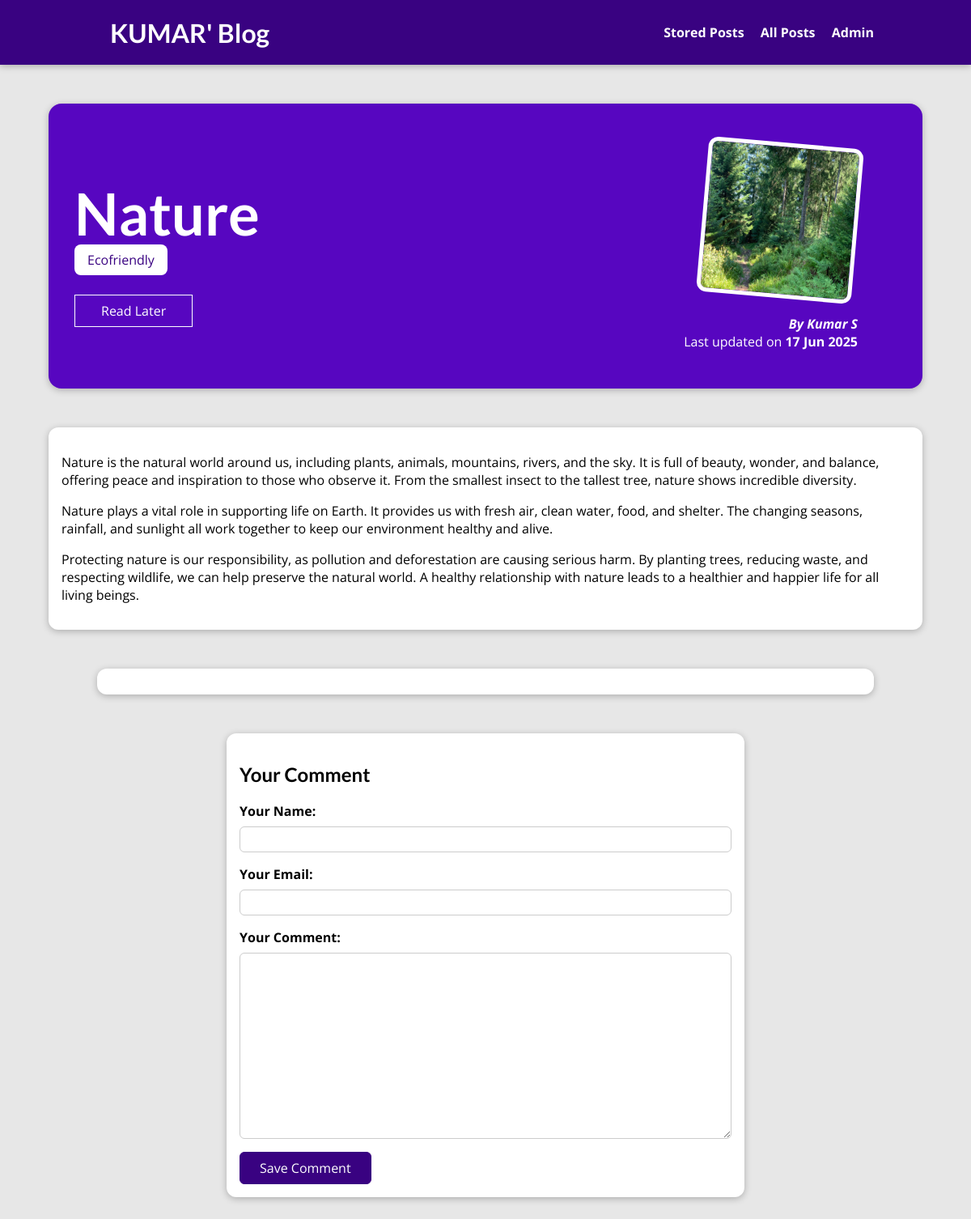
Page /posts/nature on the committed database.
### blog/models.py (models this page shows, shortened)
class Post(models.Model):
    title = models.CharField(max_length=150)
    excerpt = models.CharField(max_length=200)
    image = models.ImageField(upload_to="posts", null=True)
    date = models.DateField(auto_now=True)
    slug = models.SlugField(unique=True, db_index=True)
    content = models.TextField(validators=[MinLengthValidator(10)])
    author = models.ForeignKey(
        Author, on_delete=models.SET_NULL, null=True, related_name="posts")
    tags = models.ManyToManyField(Tag)

class Tag(models.Model):
    caption = models.CharField(max_length=20)

class Author(models.Model):
    first_name = models.CharField(max_length=100)
    last_name = models.CharField(max_length=100)
    email_address = models.EmailField()
    def full_name(self):
        return f"{self.first_name} {self.last_name}"
    def __str__(self):
        return self.full_name()

### blog/views.py (the view, shortened to what this page needs)
# urls.py: path("posts/<slug:slug>", views.SinglePostView.as_view(),
class SinglePostView(View):
    def is_stored_post(self, request, post_id):
        stored_posts = request.session.get("stored_posts")
        if stored_posts is not None:
          is_saved_for_later = post_id in stored_posts
        else:
          is_saved_for_later = False
        return is_saved_for_later
    def get(self, request, slug):
        post = Post.objects.get(slug=slug)
        context = {
            "post": post,
            "post_tags": post.tags.all(),
            "comment_form": CommentForm(),
            "comments": post.comments.all().order_by("-id"),
            "saved_for_later": self.is_stored_post(request, post.id)
        }
        return render(request, "blog/post-detail.html", context)

### blog/forms.py
class CommentForm(forms.ModelForm):
    class Meta:
        model = Comment
        exclude = ["post"]
        labels = {
          "user_name": "Your Name",
          "user_email": "Your Email",
          "text": "Your Comment"
        }

### blog/templates/blog/post-detail.html (shortened to what this page needs)
{% extends "base.html" %}
{% load static %}
{% block css_files %}
<link rel="stylesheet" href="{% static "blog/post-detail.css" %}" />
{% endblock %}
{% block content %}
<section id="summary">
  <h2>{{ post.title }}</h2>
  <div>
    {% for tag in post_tags %}
      <span class="tag">{{ tag.caption }}</span>
    {% endfor %}
  </div>
  <div id="read-later">
    <form action="{% url "read-later" %}" method="POST">
      <button>
        {% if saved_for_later %}
          Remove from "Read Later" List
        {% else %}
          Read Later
        {% endif %}
      </button>
    </form>
  </div>
  <article>
    <img src="{{ post.image.url }}" alt="{{ post.title }}" />
    <address>By <a href="mailto:{{ post.author.email_address }}">{{ post.author }}</a></address>
    <div>Last updated on <time>{{ post.date|date:"d M Y" }}</time></div>
  </article>
</section>
<main>
  {{ post.content|linebreaks }}
</main>
<section id="comments">
</section>
<section id="comment-form">
  <h2>Your Comment</h2>
  <form action="{% url "post-detail-page" post.slug %}" method="POST">
    {% for form_field in comment_form %}
      <div class="form-control {% if form_field.errors %}invalid{% endif %}">
        {{ form_field.label_tag }}
        {{ form_field }}
      </div>
    {% endfor %}
    <button>Save Comment</button>
  </form>
</section>
{% endblock %}

### static/app.css (style rules this page uses)
* { box-sizing: border-box; }
html { font-family: 'Open Sans', 'Lato', sans-serif; }
body { margin: 0; }
h1, h2, h3 { font-family: 'Lato', sans-serif; font-weight: bold; }

### blog/static/blog/post-detail.css (style rules this page uses)
body { background-color: #e7e7e7; }
#summary { margin: 8rem auto 3rem auto; padding: 2rem; width: 90%; max-width: 90rem; border-radius: 16px; background-color: #5706c0; position: relative; box-shadow: 0 2px 8px rgba(0, 0, 0, 0.25); height: 22rem; }
#summary h2 { color: white; font-size: 4.5rem; margin-bottom: 0.25rem; }
#summary article { position: absolute; top: 2rem; right: 3rem; padding: 1rem 2rem; border-radius: 12px; text-align: right; color: white; }
#summary article img { width: 12rem; height: 12rem; border-radius: 12px; transform: rotateZ(5deg); border: 5px solid white; margin-bottom: 1rem; }
#summary address { font-weight: bold; }
#summary a { color: white; text-decoration: none; }
#summary time { font-weight: bold; }
#read-later { margin: 2rem 0; }
#read-later button { background-color: transparent; border: 1px solid white; padding: 0.5rem 2rem; font: inherit; color: white; cursor: pointer; }
main { width: 90%; max-width: 90rem; margin: 3rem auto; background-color: white; padding: 1rem; border-radius: 12px; box-shadow: 0 2px 8px rgba(0, 0, 0, 0.25); }
.tag { background-color: white; color: #390281; padding: 0.5rem 1rem; border-radius: 8px; }
#comment-form { margin: 3rem auto; width: 90%; max-width: 40rem; border-radius: 12px; background-color: white; box-shadow: 0 2px 8px rgba(0, 0, 0, 0.25); padding: 1rem; }
#comment-form button { font: inherit; background-color: #390281; color: white; border: 1px solid #390281; padding: 0.5rem 1.5rem; border-radius: 6px; cursor: pointer; }
.form-control { margin-bottom: 1rem; }
.form-control label { font-weight: bold; margin-bottom: 0.5rem; display: block; }
.form-control input, .form-control textarea { display: block; width: 100%; font: inherit; padding: 0.25rem; border-radius: 6px; border: 1px solid #ccc; }
#comments { margin: 3rem auto; width: 90%; max-width: 60rem; border-radius: 12px; background-color: white; box-shadow: 0 2px 8px rgba(0, 0, 0, 0.25); padding: 1rem 2rem; }

### rows in the picture
Post: title "Nature", image (picture), author "Kumar S", date "17 Jun 2025", content "Nature is the natural world around us, including plants, animals, mountains, rivers, and the sky. It is full of beauty, wonder, and balance, offering peace and inspiration to those who observe it. From the smallest insect to the tallest tree, nature shows incredible diversity. Nature plays a vital role in supporting life on Earth. It provides us with fresh air, clean water, food, and shelter. The changing seasons, rainfall, and sunlight all work together to keep our environment healthy and alive. Protecting nature is our responsibility, as pollution and deforestation are causing serious harm. By planting trees, reducing waste, and respecting wildlife, we can help preserve the natural world.…"
Tag: caption "Ecofriendly"
